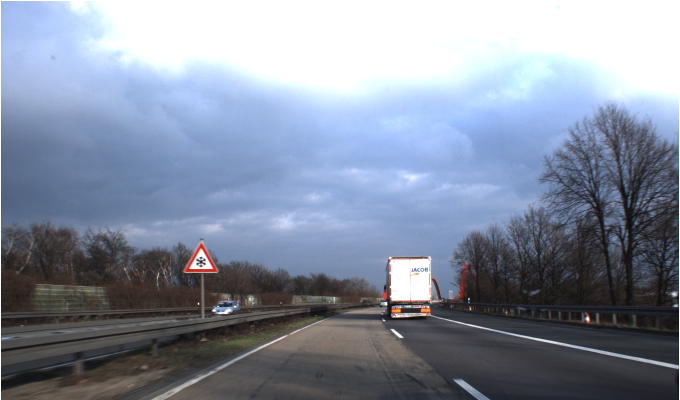
#> input picture test_alumnos/00604.ppm, 1360 x 800 px, given in place of t, which was not available (shown at 1/2 size)
$ python -i Detector_antiguo.py   (imports and definitions only)
#> lines starting #> are read from the running program, lines starting #| are printed output that depends on the picture; pictures that were not available may be replaced by others from this repository, and a replacement may not be noted
import cv2
import matplotlib.pyplot as plt
import numpy as np
from sklearn.discriminant_analysis import LinearDiscriminantAnalysis as LDA
from sklearn.metrics import confusion_matrix, classification_report
from sklearn.model_selection import train_test_split
from sklearn.naive_bayes import GaussianNB
from sklearn.neighbors import KNeighborsClassifier
from sklearn.preprocessing import LabelBinarizer


num_senal1 = ['0', '1', '2', '3', '4', '5', '7', '8', '9', '10', '15', '16']
num_senal2 = ['11', '18', '19', '20', '21', '22', '23', '24', '25', '26', '27', '28', '29', '30', '31']
num_senal3 = ['14']
num_senal4 = ['17']
num_senal5 = ['13']
num_senal6 = ['38']

senal1 = []
senal2 = []
senal3 = []
senal4 = []
senal5 = []
senal6 = []
nosenal = []

class_features = [[], [], [], [], [], [], []]
class_labels = [[], [], [], [], [], [], []]

gnbs =[]


# [147 lines left out: functions create_class_features, gnb_func, apply_LDA, unique_classifier, multiclass_classifier, hog and 1 more, not called in this run]


#Contraste y equalizacion de la imagen
def enhance_contrast(original_image):
    gray_image = cv2.cvtColor(original_image, cv2.COLOR_BGR2GRAY)
    return cv2.equalizeHist(gray_image)

#Cambiar el tamaño de las imagenes que conseguimos recortando
def resize_regions(image, target_size=(32, 32)):
    return cv2.resize(image, target_size)

# [142 lines left out: functions mser_func, KNN_learn, clasificador_binario, clasificados_KNN, apply_mser, comparar_rectangulos, not called in this run]

#ejercicio7

def apply_mser_from_test(image_paths):
#> called with image_paths = 'test_alumnos/00604.ppm'
    nombre_archivo = "resultado.txt"
    with open(nombre_archivo, 'w') as archivo:
        pass

    for image_path in image_paths:
        original_image = cv2.imread(image_path)
#> original_image is the input picture: shape (800, 1360, 3); mean B, G, R 159.8, 142.4, 133
        if original_image is None:
            print(f"No se pudo cargar la imagen desde {image_path}")
            return

        gray_image = enhance_contrast(original_image)
#> in enhance_contrast, `gray_image = cv2.cvtColor(original_image, cv2.COLOR_BGR2GRAY)`:
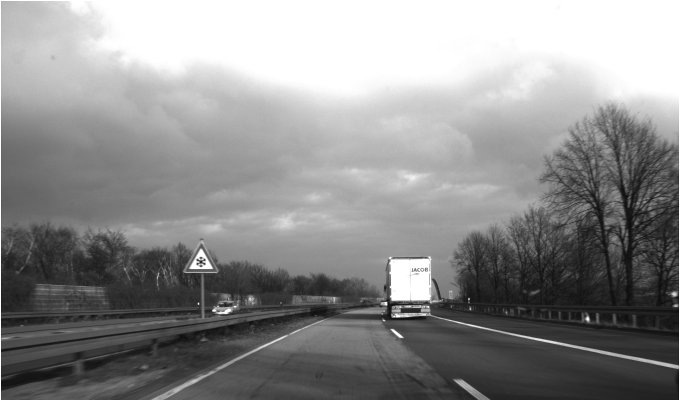
#> gray_image: shape (800, 1360) (shown at 1/2 size); min 9, max 255, mean 141.6
#> in enhance_contrast, `return cv2.equalizeHist(gray_image)`:
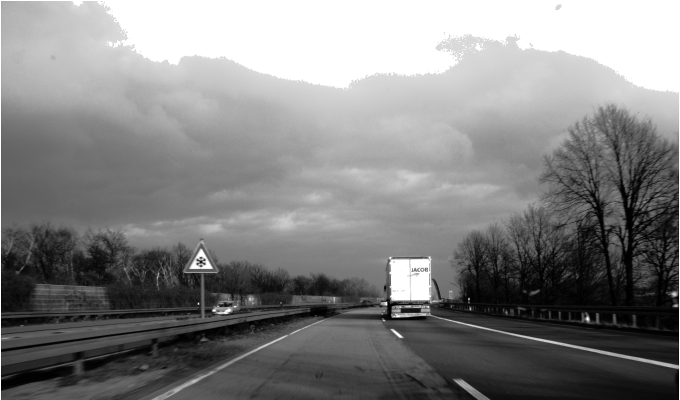
#> returned value: shape (800, 1360) (shown at 1/2 size); min 0, max 255, mean 130.6

        regis = mser_detect(gray_image, 200, 10000)
#> in mser_detect, `regions, _ = mser.detectRegions(gray)`: regions = 324 items
#> regis = 324 items
        regs = expand_detected_regions_p1(regis,gray_image,original_image)
#> the loop in expand_detected_regions_p1, `for region in regions: ` made 324 passes
#> (x, y, w, h, aspect_ratio, new_x, new_y, new_w) on pass 3: (2, 482, 141, 144, 0.979, 0, 467, 169)
#> (x, y, w, h, new_x, new_y, new_w, new_h) on passes 67, 75, 76, 77, 78, 79: (372, 488, 61, 56, 365, 482, 73, 67), (392, 513, 20, 21, 390, 510, 24, 25), (392, 513, 20, 21, 390, 510, 24, 25), (392, 513, 20, 21, 390, 510, 24, 25), (392, 513, 20, 21, 390, 510, 24, 25), (392, 513, 20, 21, 390, 510, 24, 25)
#> pass 3, in expand_detected_regions_p1, `imagen_recortada = original_image[new_y:new_y + new_h, new_x:new_x + n..`:
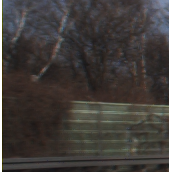
#> imagen_recortada: shape (172, 169, 3); mean B, G, R 56, 58.7, 63.2
#> pass 3, in expand_detected_regions_p1, `img = resize_regions(imagen_recortada)`:
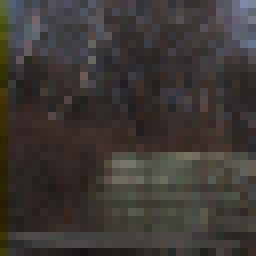
#> img: shape (32, 32, 3) (shown 8 times larger); mean B, G, R 52.6, 56.3, 60.9
#> after the loop in expand_detected_regions_p1, `for region in regions:`:
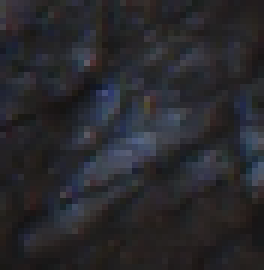
#> imagen_recortada: shape (45, 44, 3) (shown 6 times larger); mean B, G, R 44.4, 40.3, 40.6
#> after the loop in expand_detected_regions_p1, `for region in regions:`: expanded_regions = []
#> regs = []

        X_matrix = np.array(regs)
#> X_matrix = empty array
#> pass 2 of the loop in apply_mser_from_test, `for image_path in image_paths:`:
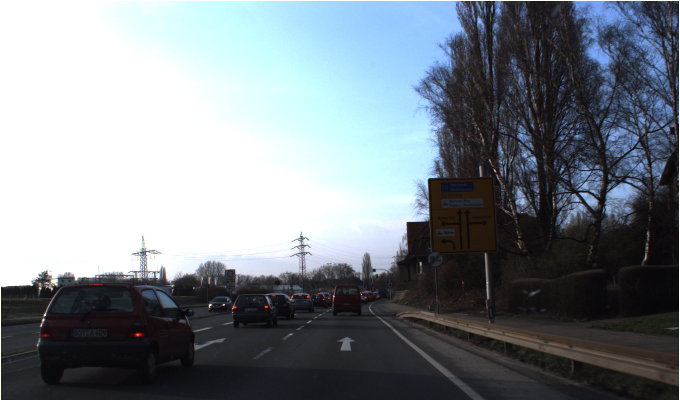
#> input picture test_alumnos/00606.ppm, 1360 x 800 px, given in place of e, which was not available (shown at 1/2 size)
#> in apply_mser_from_test, original_image is the input picture: shape (800, 1360, 3); mean B, G, R 138.1, 131.5, 123.7
#> in enhance_contrast (call 2), `return cv2.equalizeHist(gray_image)`:
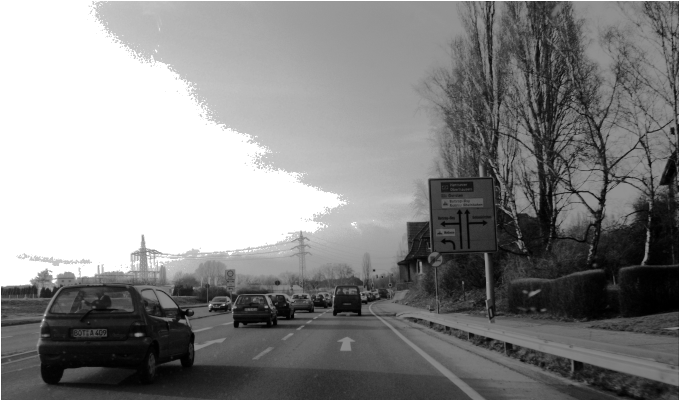
#> returned value: shape (800, 1360) (shown at 1/2 size); min 0, max 255, mean 134.4
#> regis = 504 items
#> the loop in expand_detected_regions_p1 (call 2), `for region in regions: ` made 504 passes
#> (x, y, w, h, aspect_ratio) on passes 1 to 8: (16, 573, 58, 18, 3.22), (5, 572, 70, 22, 3.18), (5, 572, 71, 24, 2.96), (2, 571, 74, 26, 2.85), (80, 574, 39, 22, 1.77), (80, 574, 39, 22, 1.77), (80, 574, 39, 22, 1.77), (79, 569, 47, 27, 1.74)
#> after the loop in expand_detected_regions_p1 (call 2), `for region in regions:`:
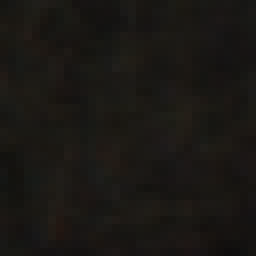
#> img: shape (32, 32, 3) (shown 8 times larger); mean B, G, R 20.3, 23.7, 26


def mser_detect( gray, mini, maxi):
    mser = cv2.MSER_create(delta=3, min_area=mini, max_area=maxi)

    regions, _ = mser.detectRegions(gray)

    return regions


def expand_detected_regions_p1(regions, gray_image, original_image, expand_factor=1.2):
    expanded_regions = []
    for region in regions:

        if len(region) == 4:
            x, y, w, h = region
        else:
            x, y, w, h = cv2.boundingRect(region)
        aspect_ratio = w / float(h)
        if 0.9 <= aspect_ratio <= 1.1:
            new_x = max(0, int(x - (expand_factor - 1) / 2 * w))
            new_y = max(0, int(y - (expand_factor - 1) / 2 * h))
            new_w = min(gray_image.shape[1], int(w * expand_factor))
            new_h = min(gray_image.shape[0], int(h * expand_factor))
            imagen_recortada = original_image[new_y:new_y + new_h, new_x:new_x + new_w]
            img = resize_regions(imagen_recortada)


            for reg in expanded_regions:
                if not comparar_rectangulos(reg[0], reg[1], reg[2] + reg[0], reg[3] + reg[1], new_x,
                                            new_y, new_w + new_x, new_h + new_y):

                    expanded_regions.append(hog(img))

    return expanded_regions


# [8 lines not run here, left out]

>>> result = apply_mser_from_test('test_alumnos/00604.ppm')
